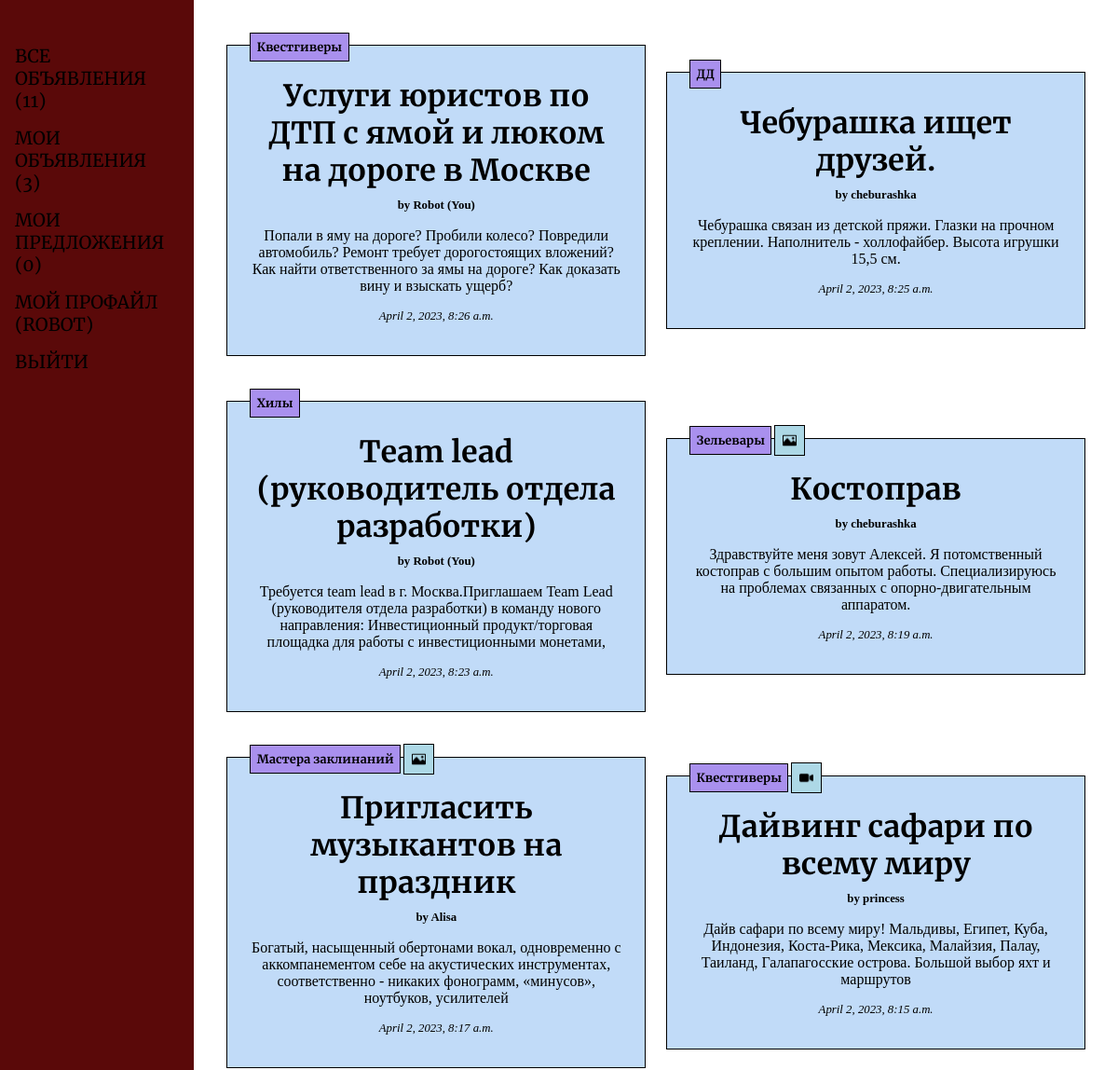
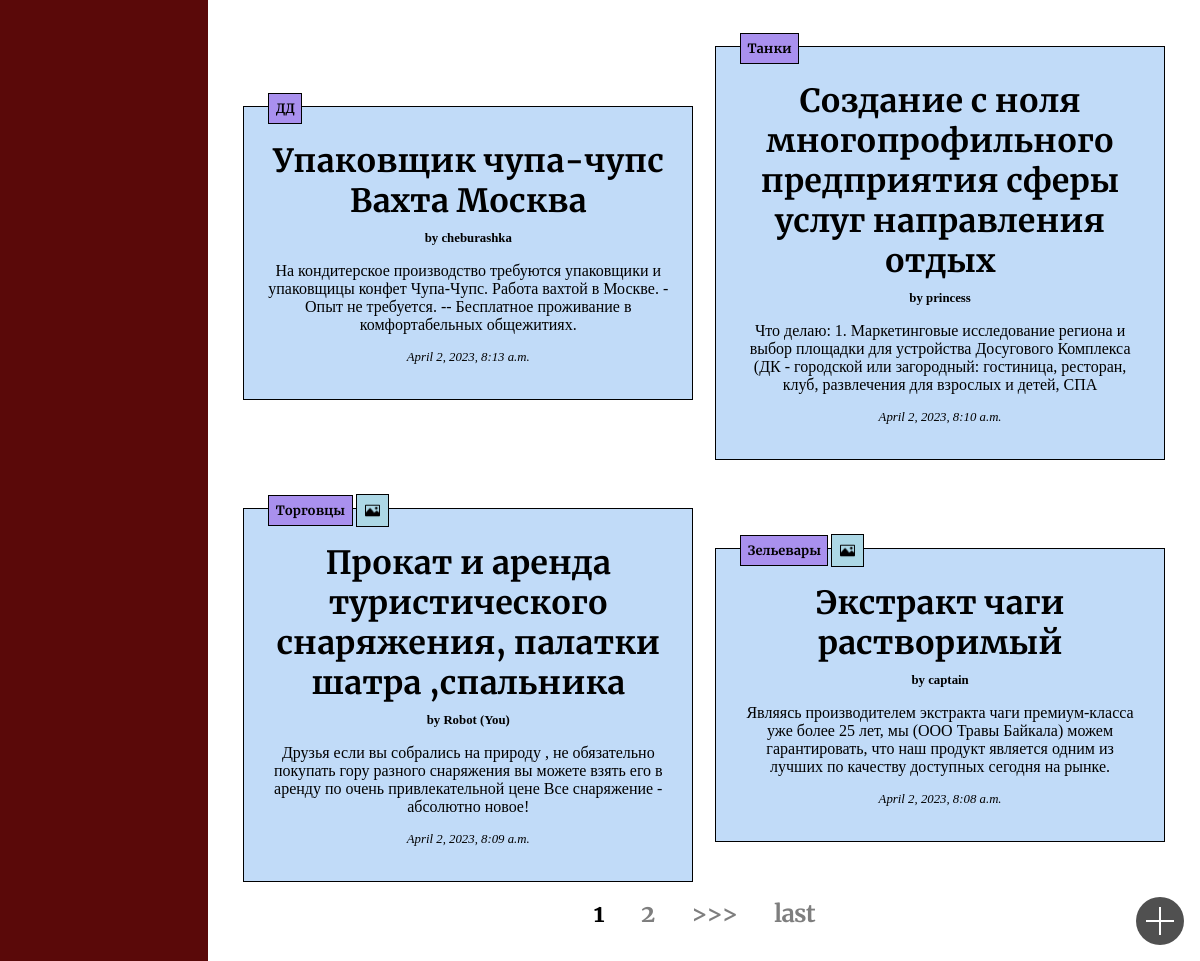
Screenshot of / (signed in) with the database file from the repository (2 pictures, top to bottom).
### ads/models.py (models this page shows, shortened)
class Ad(models.Model):
    author = models.ForeignKey('auth.User', on_delete=models.CASCADE)
    category = models.CharField(
        max_length=2,
        choices=[
            ('TA', 'Танки'),
            ('HE', 'Хилы'),
            ('DD', 'ДД'),
            ('TR', 'Торговцы'),
            ('GM', 'Гилдмастеры'),
            ('QG', 'Квестгиверы'),
            ('BM', 'Кузнецы'),
            ('LM', 'Кожевники'),
            ('PM', 'Зельевары'),
            ('SM', 'Мастера заклинаний')
        ],
        default='TA'
    )
    posted = models.DateTimeField(auto_now_add=True)
    title = models.CharField(max_length=255)
    content = models.TextField()
    image1 = models.ImageField(upload_to='images/', null=True, blank=True)
    image2 = models.ImageField(upload_to='images/', null=True, blank=True)
    image3 = models.ImageField(upload_to='images/', null=True, blank=True)
    video = models.FileField(upload_to='videos/', null=True, blank=True,
                             validators=[validate_video_format])

### ads/views.py (the view)
# urls.py: path('', AdList.as_view(), name='ads_list'),
class AdList(LoginRequiredMixin, ListView):
    model = Ad
    template_name = 'ads/ad_list.html'
    context_object_name = 'ads'
    ordering = ['-posted']
    paginate_by = 10

### billboard/context_processors.py (called while the page is built)
def counters(request):
    if request.user.is_authenticated:
        return {
            'all_ads': Ad.objects.all(),
            'user_ads': Ad.objects.filter(author=request.user),
            'user_offers': Offer.objects.filter(ad__author=request.user),
        }
    else:
        return {
            'all_ads': Ad.objects.none(),
            'user_ads': Ad.objects.none(),
            'user_offers': Offer.objects.none(),
        }

### templates/ads/ad_list.html (shortened to what this page needs)
{% extends 'default.html' %}
{% load static %}
{% block content %}
  <div class="main__ads-wrapper">
    {% for ad in ads %}
      <div class="main__ads-wrapper_card">
        <a href="{% url 'ad_detail' ad.id %}">
          <h2>{{ ad.title }}</h2>
          <p class="main__ads-wrapper_card_author">
            by {{ ad.author }}
            {% if ad.author == request.user %}
             (You)
            {% endif %}
          </p>
          <p class="main__ads-wrapper_card_content">{{ ad.content | truncatewords:50 }}</p>
          <p class="main__ads-wrapper_card_time">{{ ad.posted }}</p>
            <div class="main__ads-wrapper_card_icons">
              <p class="main__ads-wrapper_card_icons_category">{{ ad.get_category_display }}</p>
              {% if ad.image1 or ad.image2 or ad.image3 %}
                <img class="main__ads-wrapper_card_icons_photo" src="{% static 'img/photo.png' %}" alt="" width=15 height=15>
              {% endif %}
              {% if ad.video %}
                <img class="main__ads-wrapper_card_icons_video" src="{% static 'img/video.png' %}" alt="" width=15 height=15>
              {% endif %}
            </div>
        </a>
      </div>
    {% empty %}
      <h2>No ads!</h2>
    {% endfor %}
    <a href="{% url 'ad_create' %}" class="main__ads-wrapper_new-ad"></a>
  </div>
  {% if is_paginated %}
      <nav>
        <ul class="pagination">
          {% for num in page_obj.paginator.page_range %}
            {% if page_obj.number == num %}
              <li class="pagination_active">{{ num }}</li>
            {% elif num > page_obj.number|add:'-3' and num < page_obj.number|add:3 %}
              <li><a href="?page={{ num }}">{{ num }}</a></li>
            {% endif %}
          {% endfor %}
          {% if page_obj.has_next %}
            <li><a href="?page={{ page_obj.next_page_number }}">>>></a></li>
            <li><a href="?page={{ page_obj.paginator.num_pages }}">Last</a></li>
          {% endif %}
        </ul>
      </nav>
    {% endif %}
{% endblock content %}

### templates/default.html (shortened to what this page needs)
{% load static %}
<!DOCTYPE html>
<html lang="en">
<head>
  <link rel="stylesheet" href="{% static 'css/generic.css' %}">
  <link rel="stylesheet" href="{% static 'css/billboard.css' %}">
</head>
<body>
  <aside>
    <ul>
      <li><a href="/">Все объявления ({{ all_ads | length }})</a></li>
      <li><a href="{% url 'my_ads' %}">Мои объявления ({{ user_ads | length }})</a></li>
      <li><a href="{% url 'offers' %}">Мои предложения ({{ user_offers | length }})</a></li>
      <li><a href="{% url 'user_detail' %}">Мой профайл ({{ request.user.username }})</a></li>
      <li><a href="{% url 'account_logout' %}">Выйти</a></li>
    </ul>
  </aside>
  <main>
    {% block content %}
    {% endblock content %}
  </main>
</body>
</html>

### static/css/generic.css (style rules this page uses)
html { font-family: Georgia, 'Times New Roman', Times, serif; font-size: 100%; }
body { margin: 0; padding: 0; display: grid; grid-template-columns: 1fr 5fr; height: 100vh; }
aside { background-color: rgb(90, 9, 9); }
main { padding: 2rem; text-align: center; }
h2 { margin: 10px auto; font-family: 'Merriweather', Helvetica, Arial, sans-serif; font-size: 2rem; font-weight: 700; }
p { margin: 10px 0; padding: 0; }
a { color: rgb(0,0,0); text-decoration: none; }
aside { position: relative; padding-right: 1rem; }
aside > ul { font-family: 'Merriweather', Helvetica, Arial, sans-serif; font-size: 1.2rem; text-transform: uppercase; position: sticky; top: 3rem; list-style-type: none; padding: 0 1rem; }
aside > ul > li { margin: 1rem 0; }

### static/css/billboard.css (style rules this page uses)
.main__ads-wrapper { display: flex; flex-wrap: wrap; align-items: center; gap: 1rem; }
.main__ads-wrapper_card { border: 1px solid black; padding: 1.5rem; margin: 1rem auto; text-align: center; background-color: rgb(193, 219, 248); max-width: 400px; position: relative; }
.main__ads-wrapper_card_content { margin: 1rem 0; }
.main__ads-wrapper_card_author, .main__ads-wrapper_card_time, .main__ads-wrapper_card_category { font-size: 0.8rem; }
.main__ads-wrapper_card_author { font-weight: 700; }
.main__ads-wrapper_card_time { font-style: italic; }
.main__ads-wrapper_card_icons { display: flex; align-items: center; gap: 3px; position: absolute; top: -1.5rem; }
.main__ads-wrapper_card_icons_category { font-family: 'Merriweather', Helvetica, Arial, sans-serif; font-weight: 700; font-size: 0.8rem; padding: 0.5em; background-color: rgb(169, 144, 238); border: 1px solid black; }
.main__ads-wrapper_card_icons_photo, .main__ads-wrapper_card_icons_video { background-color: lightblue; border: 1px solid black; padding: 0.5rem; }
.main__ads-wrapper_card_icons_video { top: 4rem; }
.main__ads-wrapper_new-ad { position: fixed; bottom: 1rem; right: 1rem; width: 3rem; height: 3rem; border-radius: 50%; background: rgb(80, 80, 80); transition-duration: 0.5s; }
.main__ads-wrapper_new-ad:before, .main__ads-wrapper_new-ad:after { content: ""; position: absolute; background: #fff; }
.main__ads-wrapper_new-ad:before { left: 50%; top: 20%; bottom: 20%; width: 2px; transform: translateX(-50%); }
.main__ads-wrapper_new-ad:after { top: 50%; left: 20%; right: 20%; height: 2px; transform: translateY(-50%); }
.pagination { display: inline-block; vertical-align: bottom; padding: 0; margin: 0; font-family: 'Merriweather', Helvetica, Arial, sans-serif; font-size: 1.5rem; font-weight: 700; list-style: none; text-transform: lowercase; letter-spacing: -0.05rem; }
.pagination > li { display: inline; margin: 0 1rem; opacity: 0.5; }
.pagination_active { opacity: 1 !important; }

### rows the page displays
Ad: title "Услуги юристов по ДТП с ямой и люком на дороге в Москве", author "Robot", shows "(You)", content "Попали в яму на дороге? Пробили колесо? Повредили автомобиль? Ремонт требует дорогостоящих вложений? Как найти ответственного за ямы на дороге? Как доказать вину и взыскать ущерб?", posted "April 2, 2023, 8:26 a.m.", category "Квестгиверы"
Ad: title "Чебурашка ищет друзей.", author "cheburashka", content "Чебурашка связан из детской пряжи. Глазки на прочном креплении. Наполнитель - холлофайбер. Высота игрушки 15,5 см.", posted "April 2, 2023, 8:25 a.m.", category "ДД"
Ad: title "Team lead (руководитель отдела разработки)", author "Robot", shows "(You)", content "Требуется team lead в г. Москва.Приглашаем Team Lead (руководителя отдела разработки) в команду нового направления: Инвестиционный продукт/торговая площадка для работы с инвестиционными монетами,", posted "April 2, 2023, 8:23 a.m.", category "Хилы"
Ad: title "Костоправ", author "cheburashka", content "Здравствуйте меня зовут Алексей. Я потомственный костоправ с большим опытом работы. Специализируюсь на проблемах связанных с опорно-двигательным аппаратом.", posted "April 2, 2023, 8:19 a.m.", category "Зельевары"
Ad: title "Пригласить музыкантов на праздник", author "Alisa", content "Богатый, насыщенный обертонами вокал, одновременно с аккомпанементом себе на акустических инструментах, соответственно - никаких фонограмм, «минусов», ноутбуков, усилителей", posted "April 2, 2023, 8:17 a.m.", category "Мастера заклинаний"
Ad: title "Дайвинг сафари по всему миру", author "princess", content "Дайв сафари по всему миру! Мальдивы, Египет, Куба, Индонезия, Коста-Рика, Мексика, Малайзия, Палау, Таиланд, Галапагосские острова. Большой выбор яхт и маршрутов", posted "April 2, 2023, 8:15 a.m.", category "Квестгиверы"
Ad: title "Упаковщик чупа-чупс Вахта Москва", author "cheburashka", content "На кондитерское производство требуются упаковщики и упаковщицы конфет Чупа-Чупс. Работа вахтой в Москве. - Опыт не требуется. -- Бесплатное проживание в комфортабельных общежитиях.", posted "April 2, 2023, 8:13 a.m.", category "ДД"
Ad: title "Создание с ноля многопрофильного предприятия сферы услуг направления отдых", author "princess", content "Что делаю: 1. Маркетинговые исследование региона и выбор площадки для устройства Досугового Комплекса (ДК - городской или загородный: гостиница, ресторан, клуб, развлечения для взрослых и детей, СПА", posted "April 2, 2023, 8:10 a.m.", category "Танки"
Ad: title "Прокат и аренда туристического снаряжения, палатки шатра ,спальника", author "Robot", shows "(You)", content "Друзья если вы собрались на природу , не обязательно покупать гору разного снаряжения вы можете взять его в аренду по очень привлекательной цене Все снаряжение - абсолютно новое!", posted "April 2, 2023, 8:09 a.m.", category "Торговцы"
Ad: title "Экстракт чаги растворимый", author "captain", content "Являясь производителем экстракта чаги премиум-класса уже более 25 лет, мы (ООО Травы Байкала) можем гарантировать, что наш продукт является одним из лучших по качеству доступных сегодня на рынке.", posted "April 2, 2023, 8:08 a.m.", category "Зельевары"

### other values shown
{{ all_ads | length }} "11"
{{ user_ads | length }} "3"
{{ user_offers | length }} "0"
{{ request.user.username }} "ROBOT"
{{ num }} "1"
{{ num }} "2"
